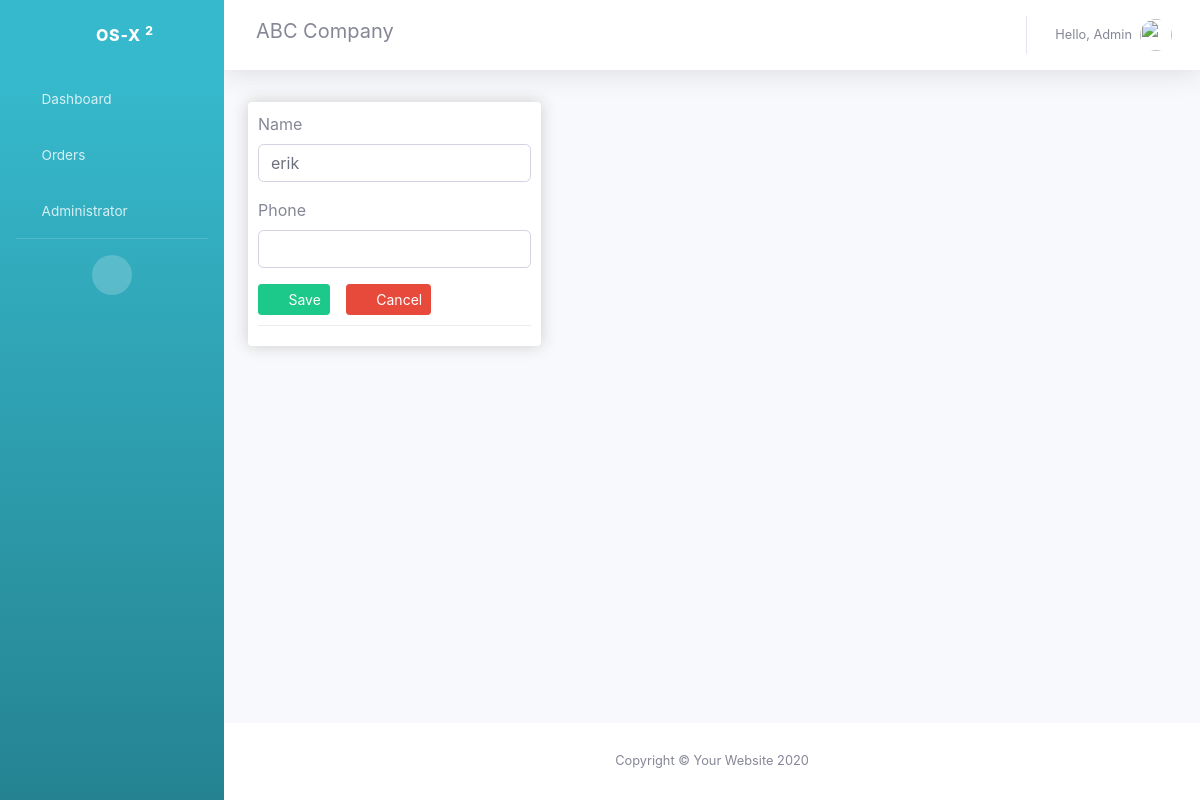
The app's page /update_customer/1/ (signed in), older data.
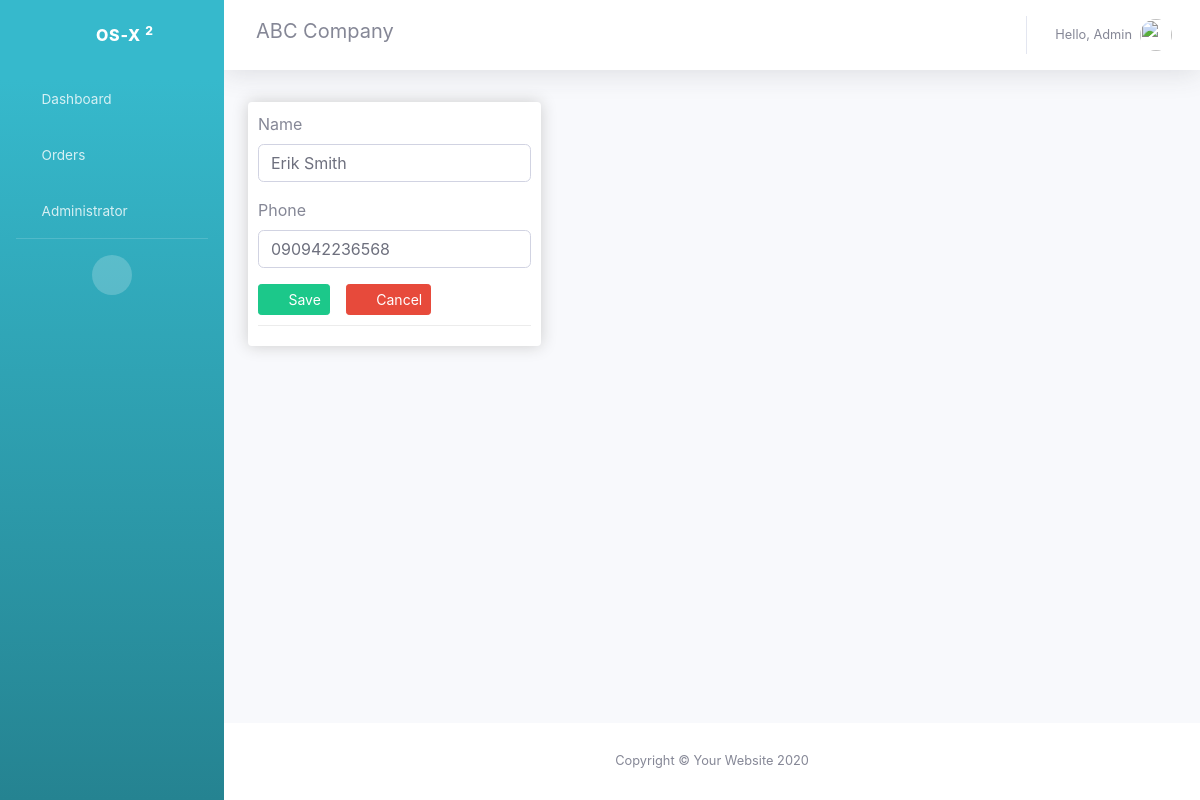
The same page, newer data.
### accounts/models.py (models this page shows, shortened)
class Customer(models.Model):
    user = models.OneToOneField(
        User, null=True, blank=True, on_delete=models.CASCADE)
    name = models.CharField(max_length=255, null=True)
    phone = models.CharField(max_length=255, null=True)

### accounts/views.py (the view)
# urls.py: path('update_customer/<int:id>/', views.update_customer, name="update_customer"),
def update_customer(request, id):
    customer = Customer.objects.get(id=id)
    formCustomer = CreateCustomerForm(instance=customer)
    if request.method == 'POST':
        form = CreateCustomerForm(request.POST, instance=customer)
        if form.is_valid():
            form.save()
            return redirect('customer_form')
    context = { 'formCustomer': formCustomer}
    return render(request, 'accounts/customer_form.html', context)

### accounts/forms.py
class CreateCustomerForm(ModelForm):
    class Meta:
        model = Customer
        fields = ['name', 'phone']

### accounts/templates/accounts/customer_form.html (shortened to what this page needs)
{% extends 'accounts/main.html' %}
{% load crispy_forms_tags %}
{% load static %}
{% block content %}
<div class="row">
    <div class="col-md-4">
        <form action="" method="POST">
            <div class="box-element mt-2">
                {{ formCustomer | crispy }}
                <div class="cart-row">
                    <button type="submit" class="btn btn-sm btn-success"><i class="fa fa-plus fa-fw"></i> Save</button>
                    <a href="{% url 'customer_form' %}" class="btn btn-sm btn-danger"><i
                            class="fa fa-undo-alt fa-fw"></i>
                        Cancel</a>
                </div>
            </div>
        </form>
    </div>
</div>
{% endblock %}

Row changes from the older to the newer data that the page shows:
changed Customer: name "erik" → "Erik Smith"; phone (not shown) → "090942236568"
